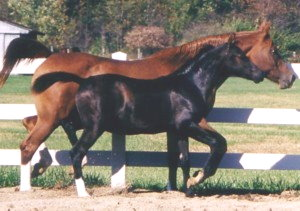
#> input picture 4. Klasifikacija/zadatak/HorsesData/pos/117.jpg, 300 x 211 px, given as the content of the folder HorsesData/pos/neg, which was not available
$ python zadatak4.py --data_dir HorsesData/pos --image HorsesData/pos/117.jpg
#> lines starting #> are read from the running program, lines starting #| are printed output that depends on the picture; pictures that were not available may be replaced by others from this repository, and a replacement may not be noted
"""
horse_detector.py

Profesionalni pipeline za detekciju konja:
- Trening SVM klasifikatora (HOG features) koristeći:
    HorsesData/pos  (pozitivni primeri + groundtruth)
    HorsesData/neg  (negativni primeri)
- Sliding-window + image pyramid detekcija na test slikama
- Spajanje detekcija (NMS)
- Evaluacija po Jaccard index (IoU) koristeći groundtruth fajlove
Usage:
    python horse_detector.py --data_dir ./HorsesData --mode train
    python horse_detector.py --data_dir ./HorsesData --mode eval
    python horse_detector.py --data_dir ./HorsesData --mode detect --image path/to/image.jpg
"""

import os
import glob
import cv2
import numpy as np
from skimage.feature import hog
from sklearn.svm import LinearSVC
from sklearn.preprocessing import StandardScaler
from sklearn.pipeline import Pipeline
from sklearn.model_selection import train_test_split
from sklearn.metrics import accuracy_score
from joblib import dump, load
from tqdm import tqdm
import argparse
import math
import matplotlib.pyplot as plt

# -------------------------
#  CONFIGURATION / HYPERPARAMS
# -------------------------
MODEL_PATH = "horse_svm_hog.joblib"
PATCH_SIZE = (128, 128)        # fixed size to which we resize training patches
HOG_PARAMS = {
    "orientations": 9,
    "pixels_per_cell": (8, 8),
    "cells_per_block": (2, 2),
    "block_norm": "L2-Hys",
    "feature_vector": True
}
NEG_WINDOWS_PER_IMAGE = 10     # number of negative windows sampled per negative image
SCALES = [1.0, 0.9, 0.8, 0.7, 0.6]  # image pyramid scales used during detection
WINDOW_STRIDE = 32             # sliding window stride (in pixels)
DECISION_THRESHOLD = 0.0       # SVM decision function threshold: > threshold -> positive
NMS_IOU_THRESH = 0.3           # IoU threshold for Non-Max Suppression
IOU_POSITIVE_THRESH = 0.5      # IoU threshold considered a correct detection during evaluation

# -------------------------
#  UTIL: groundtruth reading
# -------------------------
def read_groundtruth_for_image(gt_folder, image_filename):
    """
    Reads groundtruth file for image. Groundtruth file naming assumed:
    <image_basename>__entires.groundtruth (as in task specification).
    Returns bbox as tuple (x1, y1, x2, y2) or None if file missing.
    """
    base = os.path.splitext(os.path.basename(image_filename))[0]
    # file name per spec:
    gt_name = f"{base}__entires.groundtruth"
    gt_path = os.path.join(gt_folder, gt_name)
    if not os.path.exists(gt_path):
        return None
    with open(gt_path, "r") as f:
        line = f.readline().strip()
        if not line:
            return None
        parts = line.split()
        if len(parts) < 4:
            return None
        x1, y1, x2, y2 = map(float, parts[:4])
        return (int(x1), int(y1), int(x2), int(y2))

# -------------------------
#  UTIL: HOG extraction
# -------------------------
def compute_hog(img_gray, hog_params=HOG_PARAMS):
    # expects grayscale image (numpy array). returns 1D feature vector
    return hog(img_gray,
               orientations=hog_params["orientations"],
               pixels_per_cell=hog_params["pixels_per_cell"],
               cells_per_block=hog_params["cells_per_block"],
               block_norm=hog_params["block_norm"],
               feature_vector=hog_params["feature_vector"])

# -------------------------
#  UTIL: Non-Maximum Suppression
# -------------------------
# [38 lines left out: functions iou, non_max_suppression, not called in this run]

# -------------------------
#  TRAIN: prepare dataset
# -------------------------
def prepare_training_data(data_dir):
    """
    - positive patches: from HorsesData/pos, read each image's groundtruth and crop that bbox.
      Resize to PATCH_SIZE.
    - negative patches: from HorsesData/neg, sample random windows (no horse).
    Returns X (hog vectors), y labels (1 for pos, 0 for neg)
    """
#> called with data_dir = 'HorsesData/pos'
    pos_dir = os.path.join(data_dir, "pos")
    neg_dir = os.path.join(data_dir, "neg")
    # groundtruth folder: assume groundtruth files are in same directory as pos images (or a folder).
    # We'll look for groundtruth files in pos_dir as well.
    X = []
    y = []

    # Positives
    pos_images = sorted(glob.glob(os.path.join(pos_dir, "*.*")))
    for img_path in tqdm(pos_images, desc="Collecting positives"):
        gt = read_groundtruth_for_image(pos_dir, img_path)
        if gt is None:
            # skip if no groundtruth found
            continue
        x1, y1, x2, y2 = gt
        img = cv2.imread(img_path)
        if img is None:
            continue
        gray = cv2.cvtColor(img, cv2.COLOR_BGR2GRAY)
        # clip coordinates to image
        h, w = gray.shape
        x1c, y1c = max(0, x1), max(0, y1)
        x2c, y2c = min(w - 1, x2), min(h - 1, y2)
        if x2c <= x1c or y2c <= y1c:
            continue
        patch = gray[y1c:y2c, x1c:x2c]
        patch_resized = cv2.resize(patch, PATCH_SIZE)
        feat = compute_hog(patch_resized)
        X.append(feat)
        y.append(1)

    # Negatives: sample random windows from negative images
    neg_images = sorted(glob.glob(os.path.join(neg_dir, "*.*")))
    rng = np.random.RandomState(42)
    for img_path in tqdm(neg_images, desc="Collecting negatives"):
        img = cv2.imread(img_path)
#> img is the input picture: shape (211, 300, 3); mean B, G, R 115.5, 126.5, 135.7
        if img is None:
            continue
        gray = cv2.cvtColor(img, cv2.COLOR_BGR2GRAY)
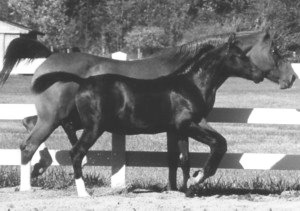
#> gray: shape (211, 300); min 38, max 255, mean 128
        h, w = gray.shape
#> h = 211; w = 300
        for k in range(NEG_WINDOWS_PER_IMAGE):
            if h < 16 or w < 16:
                continue
            # sample random top-left corner so window fits
            win_w, win_h = PATCH_SIZE
            if w <= win_w or h <= win_h:
                # if negative image smaller than patch size, resize full image
                patch = cv2.resize(gray, PATCH_SIZE)
            else:
                x = rng.randint(0, w - win_w)
                y0 = rng.randint(0, h - win_h)
                patch = gray[y0:y0 + win_h, x:x + win_w]
            feat = compute_hog(patch)
            X.append(feat)
            y.append(0)
#> this loop made 10 passes
#> pass 1, in prepare_training_data, `patch = gray[y0:y0 + win_h, x:x + win_w]`:
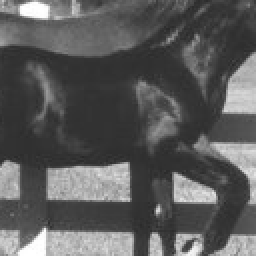
#> patch: shape (128, 128) (shown 2 times larger); min 40, max 255, mean 90.8
#> pass 2, in prepare_training_data, `patch = gray[y0:y0 + win_h, x:x + win_w]`:
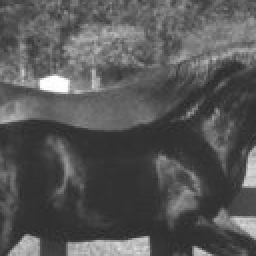
#> patch: shape (128, 128) (shown 2 times larger); min 40, max 255, mean 86.5
#> pass 3, in prepare_training_data, `patch = gray[y0:y0 + win_h, x:x + win_w]`:
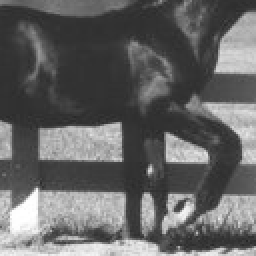
#> patch: shape (128, 128) (shown 2 times larger); min 38, max 255, mean 100.5
#> after the loop:
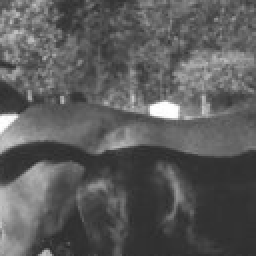
#> patch: shape (128, 128) (shown 2 times larger); min 44, max 255, mean 91.6
#> after the loop, X = 10 items; y = [0, 0, 0, 0, 0, 0, 0, 0, 0, 0]

    X = np.array(X)
    y = np.array(y)
    return X, y

# -------------------------
#  TRAIN: train and save model
# -------------------------
def train_model(data_dir, model_path=MODEL_PATH):
    print("Preparing training data...")
    X, y = prepare_training_data(data_dir)
#> y = [0, 0, 0, 0, 0, 0, 0, 0, 0, 0]
    print("Feature shape:", X.shape, "Labels:", np.bincount(y))
#| Feature shape: (10, 8100) Labels: [10]
    # simple train/test split for monitoring
    X_train, X_hold, y_train, y_hold = train_test_split(X, y, test_size=0.2, random_state=42, stratify=y)
#> y_train = [0, 0, 0, 0, 0, 0, 0, 0]; y_hold = [0, 0]
    # pipeline: scaler + LinearSVC
    pipeline = Pipeline([
        ("scaler", StandardScaler()),
        ("svc", LinearSVC(max_iter=20000, dual=False))
    ])
    print("Training SVM...")
#> (the run stopped early here; a loop or call above may not have finished)
